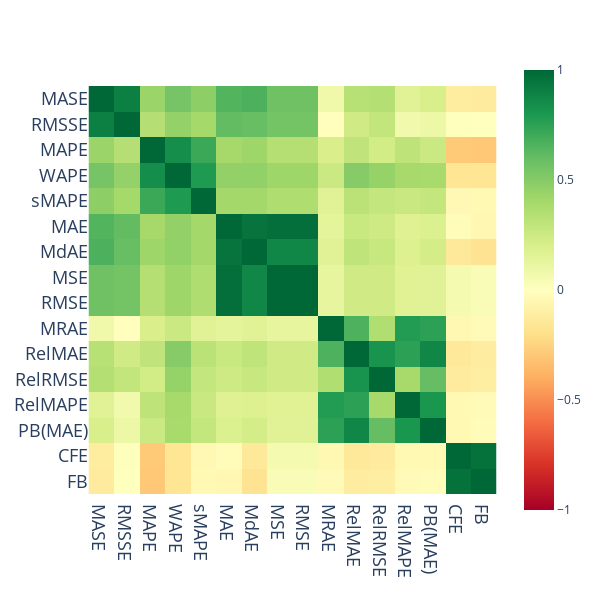

Notebook cell for this chart:
### Code cell
corr_df = item_rankings[cols].corr(method='pearson')
# to mask upper triangle
# mask = np.triu(np.ones_like(corr_df, dtype=np.bool))
# corr_df = corr_df.mask(mask)
fig = px.imshow(corr_df, template="plotly_white", color_continuous_scale="RdYlGn", range_color=[-1,1])
fig.update_layout(
    # title_text="Spearman's Correlation between <br> Aggregate Rankings of Forecast Methods",
    # title_x=0.5,
    # titlefont={"size": 24},
    width=600,
    height=600,
    xaxis_showgrid=False,
    xaxis={"side": "bottom", "tickfont":dict(size=font_size)},
    yaxis_showgrid=False,
    yaxis_autorange="reversed",
    template="plotly_white",
    yaxis=dict(
        tickfont=dict(size=font_size),
    ))
fig.write_image(f"imgs/chapter_17/item_lvl_metric_correlation.png")
fig.show()

### Figure 1 — Plotly figure (JSON) as saved in the notebook; plotly's stock layout.template omitted (floating-point values rounded to 4 significant figures; data arrays with more than 128 entries replaced by an {"elided": "..."} marker saying what was removed)
{"data": [{"coloraxis": "coloraxis", "hovertemplate": "x: %{x}<br>y: %{y}<br>color: %{z}<extra></extra>", "name": "0", "type": "heatmap", "x": ["MASE", "RMSSE", "MAPE", "WAPE", "sMAPE", "MAE", "MdAE", "MSE", "RMSE", "MRAE", "RelMAE", "RelRMSE", "RelMAPE", "PB(MAE)", "CFE", "FB"], "xaxis": "x", "y": ["MASE", "RMSSE", "MAPE", "WAPE", "sMAPE", "MAE", "MdAE", "MSE", "RMSE", "MRAE", "RelMAE", "RelRMSE", "RelMAPE", "PB(MAE)", "CFE", "FB"], "yaxis": "y", "z": {"elided": "16x16 float values"}}], "layout": {"coloraxis": {"cmax": 1, "cmin": -1, "colorscale": [[0, "rgb(165,0,38)"], [0.1, "rgb(215,48,39)"], [0.2, "rgb(244,109,67)"], [0.3, "rgb(253,174,97)"], [0.4, "rgb(254,224,139)"], [0.5, "rgb(255,255,191)"], [0.6, "rgb(217,239,139)"], [0.7, "rgb(166,217,106)"], [0.8, "rgb(102,189,99)"], [0.9, "rgb(26,152,80)"], [1, "rgb(0,104,55)"]]}, "height": 600, "margin": {"t": 60}, "width": 600, "xaxis": {"anchor": "y", "autorange": true, "constrain": "domain", "domain": [0, 1], "range": [-0.5, 15.5], "scaleanchor": "y", "showgrid": false, "side": "bottom", "tickfont": {"size": 18}, "type": "category"}, "yaxis": {"anchor": "x", "autorange": true, "constrain": "domain", "domain": [0.05652, 0.9435], "range": [15.5, -0.5], "showgrid": false, "tickfont": {"size": 18}, "type": "category"}}}
